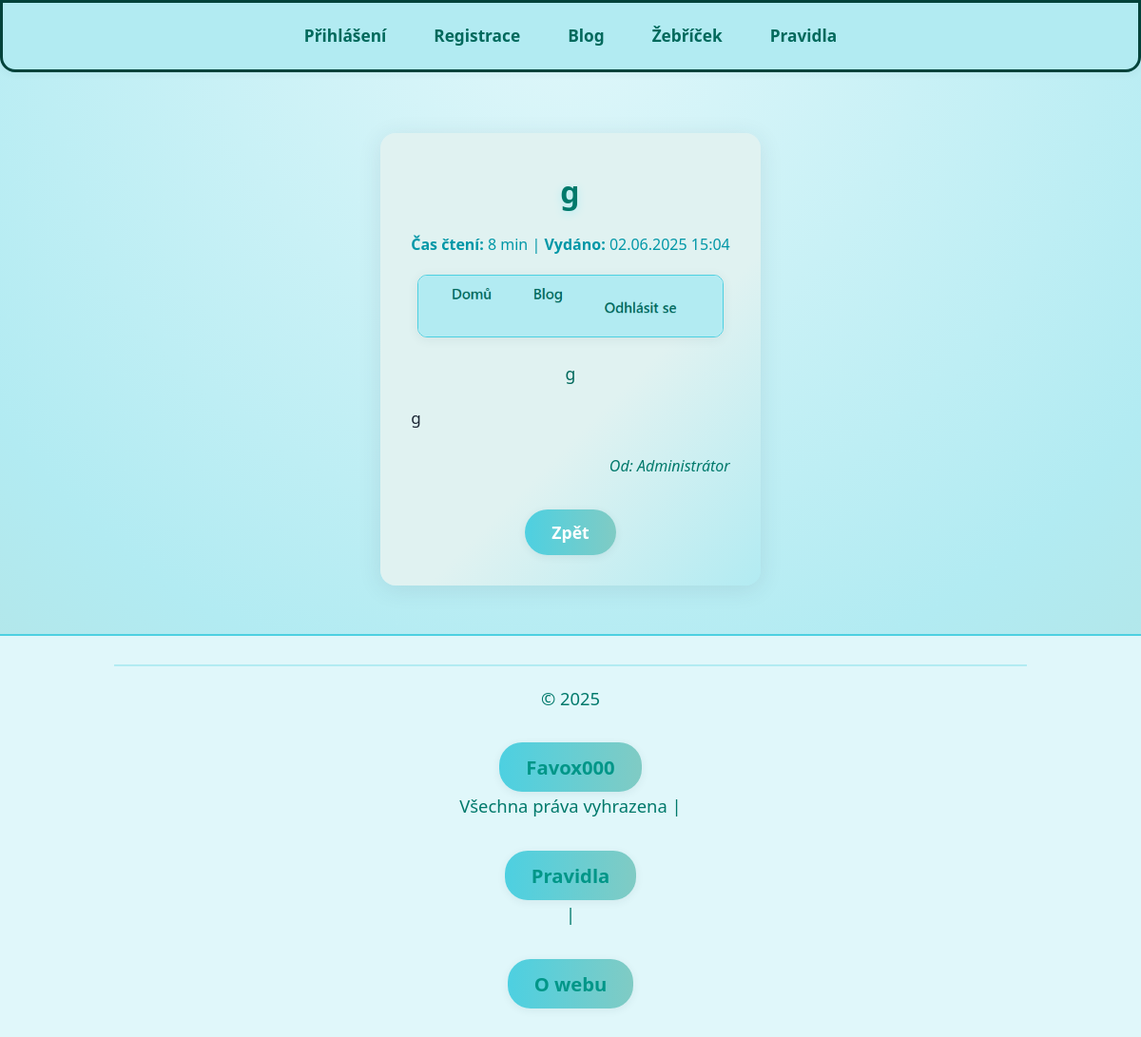
Screenshot of /blog/vsechny-prispevky/g with the database file from the repository.
### blog_app/models.py (models this page shows, shortened)
class BlogPost(models.Model):
    title = models.CharField(max_length=200, verbose_name="Název")
    trailer = models.CharField(max_length=1500, verbose_name="Upoutávka")
    text = models.TextField(verbose_name="Text příspěvku")
    author = models.CharField(max_length=100, verbose_name="Jméno autora")
    visible = models.BooleanField(default=True, verbose_name="Viditelný")
    issue_date = models.DateTimeField(verbose_name="Čas vydání")
    reading_time = models.PositiveIntegerField(verbose_name="Čas čtení")
    image = models.ImageField(upload_to="blog_app/cover_images", blank=True, null=True, verbose_name="Obrázek")
    slug = models.SlugField(unique=True, max_length=200, verbose_name="URL název", blank=True, null=True)

### blog_app/views.py (the view)
# urls.py: path('vsechny-prispevky/<slug:slug>', views.blog_detail,  name='blog_detail'),
def blog_detail(request, slug):
    post = get_object_or_404(BlogPost, slug=slug)
    return render(request, "blog_app/blog-detail.html", {
        "post": post
    })

### blog_app/templates/blog_app/blog-detail.html (shortened to what this page needs)
{% extends "base.html" %}
{% load static %}
{% block css_file %}
    <link rel="stylesheet" href="{% static "blog_app/blog-detail.css" %}">
{% endblock css_file %}
{% block content %}
    <div class="detail-container">
        <div class="detail-title">{{ post.title }}</div>
        <div class="detail-meta">
            <span><strong>Čas čtení:</strong> {{ post.reading_time }} min</span> |
            <span><strong>Vydáno:</strong> {{ post.issue_date|date:"d.m.Y H:i" }}</span>
        </div>
        <img src="{{ post.image.url }}" alt="" class="detail-image">
        <div class="detail-trailer">{{ post.trailer }}</div>
        <div class="detail-text">{{ post.text }}</div>
        <div class="detail-author">Od: {{ post.author }}</div>
        <a href="{% url "all_post" %}">Zpět</a>
    </div>
    <br>
    <br>
{% endblock content %}

### static/global.css (style rules this page uses)
html, body { height: 100%; min-height: 100%; margin: 0; padding: 0; }
body { min-height: 100vh; display: flex; flex-direction: column; margin: 0; padding: 0; background: radial-gradient(circle at top, #e0f7fa 0%, #b2ebf2 60%, #b2dfdb 100%); font-family: 'Segoe UI', -apple-system, BlinkMacSystemFont, "Segoe UI", Roboto, Oxygen-Sans, Ubuntu, Cantarell, "Helvetica Neue", sans-serif; color: #004d40; line-height: 1.6; align-items: center; }

### blog_app/static/blog_app/blog-detail.css (style rules this page uses)
body { background: radial-gradient(circle at top, #e0f7fa 0%, #b2ebf2 60%, #b2dfdb 100%); font-family: 'Segoe UI', Arial, sans-serif; min-height: 100vh; }
.detail-container { max-width: 700px; margin: 40px auto 0 auto; background: linear-gradient(135deg, #e0f2f1 60%, #b2ebf2 100%); border-radius: 16px; box-shadow: 0 4px 24px rgba(44, 62, 80, 0.10); padding: 36px 32px 32px 32px; }
.detail-title { text-align: center; font-size: 2em; color: #00796b; font-weight: 700; margin-bottom: 18px; letter-spacing: 1px; text-shadow: 0 2px 8px #b2ebf2; }
.detail-meta { text-align: center; color: #0097a7; font-size: 1em; margin-bottom: 18px; }
.detail-image { display: block; margin: 0 auto 24px auto; max-width: 320px; max-height: 220px; border-radius: 10px; box-shadow: 0 2px 12px rgba(44, 62, 80, 0.08); border: 1.5px solid #4dd0e1; background: #e0f7fa; }
.detail-trailer { font-size: 1.1em; color: #00695c; margin-bottom: 18px; font-weight: 500; text-align: center; }
.detail-text { font-size: 1.07em; color: #1a2533; line-height: 1.7; margin-bottom: 24px; text-align: justify; }
.detail-author { text-align: right; color: #00796b; font-size: 1em; font-style: italic; margin-top: 18px; }
a { display: block; width: fit-content; margin: 32px auto 0 auto; padding: 10px 28px; background: linear-gradient(90deg, #4dd0e1 0%, #80cbc4 100%); color: #fff; font-weight: 600; border-radius: 24px; text-decoration: none; font-size: 1.1em; box-shadow: 0 2px 8px rgba(44, 62, 80, 0.08); transition: background 0.2s, box-shadow 0.2s, transform 0.2s; }

### rows the page displays
BlogPost: title "g", reading_time "8", issue_date "02.06.2025 15:04", image (picture), trailer "g", text "g", author "Administrátor"
